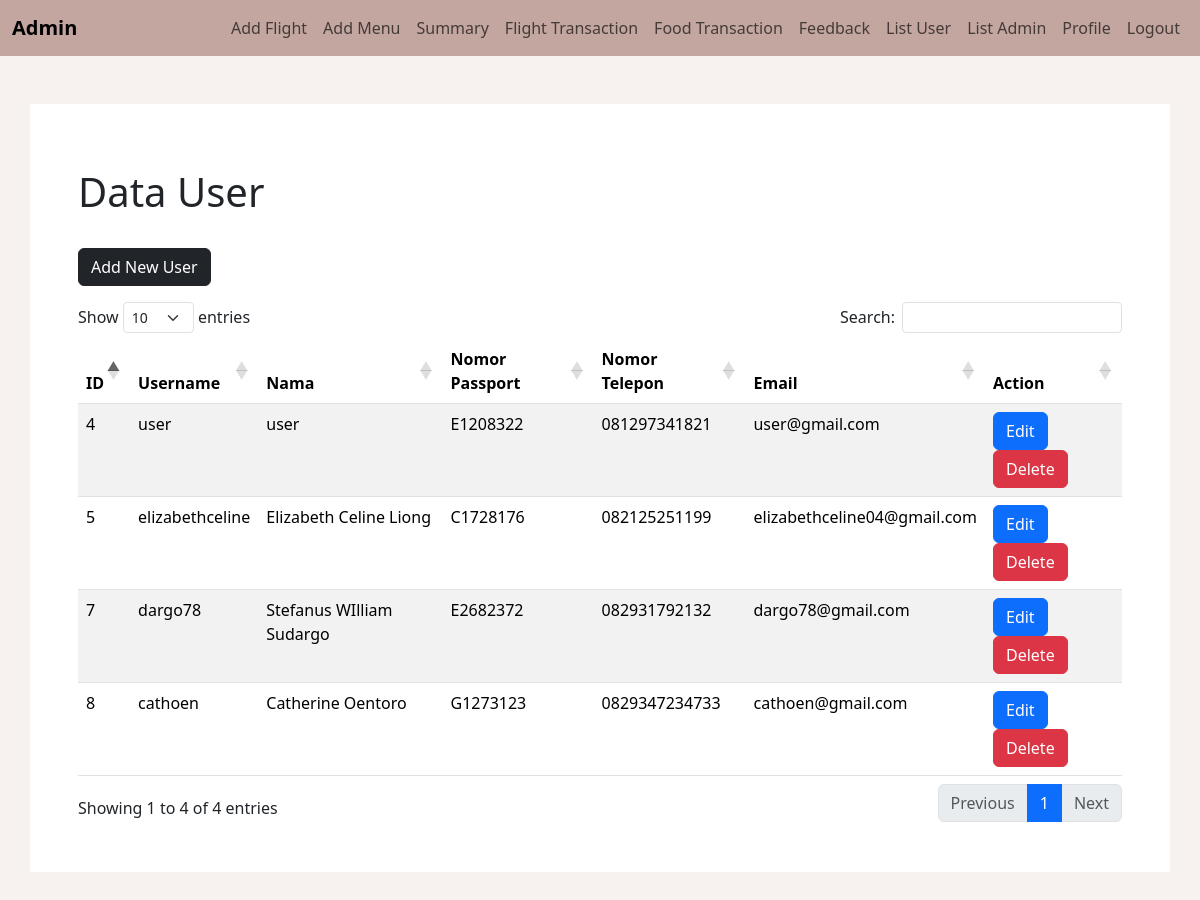
Screenshot of /admin/listUser.php (signed in) with the database file from the repository.
### tables this page shows
CREATE TABLE `user` (
  `id` int(11) NOT NULL,
  `username` varchar(30) NOT NULL,
  `password` text NOT NULL,
  `nama` varchar(64) NOT NULL,
  `no_passport` varchar(8) NOT NULL,
  `no_telp` varchar(13) NOT NULL,
  `email` varchar(36) NOT NULL
);

### admin/listUser.php (the view, shortened to what this page needs)
<?php
    if (isset($_SESSION['username'])) {
?>
<!DOCTYPE html>
<html lang="en">
<head>
    <link rel="stylesheet" href="https://cdn.datatables.net/1.13.7/css/dataTables.bootstrap5.min.css">
</head>
<body>
    <?php
        include('navbar.php');
    ?>
    <div class="container my-5 p-5">
        <div class="table-responsive">
            <h1 class="my-3">Data User</h1>
            <button type="button" class="btn btn-dark my-3" data-bs-toggle="modal" data-bs-target="#addNewUser">Add New User</button>
            <table id="example" class="table table-striped" style="width:100%">
                <thead>
                    <tr>
                        <th>ID</th>
                        <th>Username</th>
                        <th>Nama</th>
                        <th>Nomor Passport</th>
                        <th>Nomor Telepon</th>
                        <th>Email</th>
                        <th>Action</th>
                    </tr>
                </thead>
                <tbody>
                    <?php
                        require_once('../conn.php');
                        $stmt = $conn->prepare("SELECT * FROM user");
                        $stmt->execute();
                        $result = $stmt->get_result();
                        while ($row = $result->fetch_assoc()) {
                            $id = $row['id'];
                            $username = $row['username'];
                            echo "<tr>
                            <td>". $id . "</td>
                            <td>" . $username . "</td>
                            <td>" . $row['nama'] . "</td>
                            <td>" . $row['no_passport'] . "</td>
                            <td>" . $row['no_telp'] . "</td>
                            <td>" . $row['email'] . "</td>
                            <td> <button class='btn btn-primary' onclick=\"location.href = 'listUser.php?id=$id'\">Edit</button>  <button class='btn btn-danger' onclick=\"location.href = 'listUser.php?username=$username'\">Delete</button> </td>
                            </tr>";
                        }
                    ?>
                </tbody>
            </table>
        </div>
    </div>
    <?php
    } else {
        header('Location: index.php');
    }
    ?>
</body>
</html>

### admin/listUser.php (style rules this page uses)
body { background-color: #f7f1f0; }
.container { background-color: white; }

### rows the page displays
user: id "4", username "user", nama "user", no_passport "E1208322", no_telp "081297341821", email "user@gmail.com"
user: id "5", username "elizabethceline", nama "Elizabeth Celine Liong", no_passport "C1728176", no_telp "082125251199", email "elizabethceline04@gmail.com"
user: id "7", username "dargo78", nama "Stefanus WIlliam Sudargo", no_passport "E2682372", no_telp "082931792132", email "dargo78@gmail.com"
user: id "8", username "cathoen", nama "Catherine Oentoro", no_passport "G1273123", no_telp "0829347234733", email "cathoen@gmail.com"
